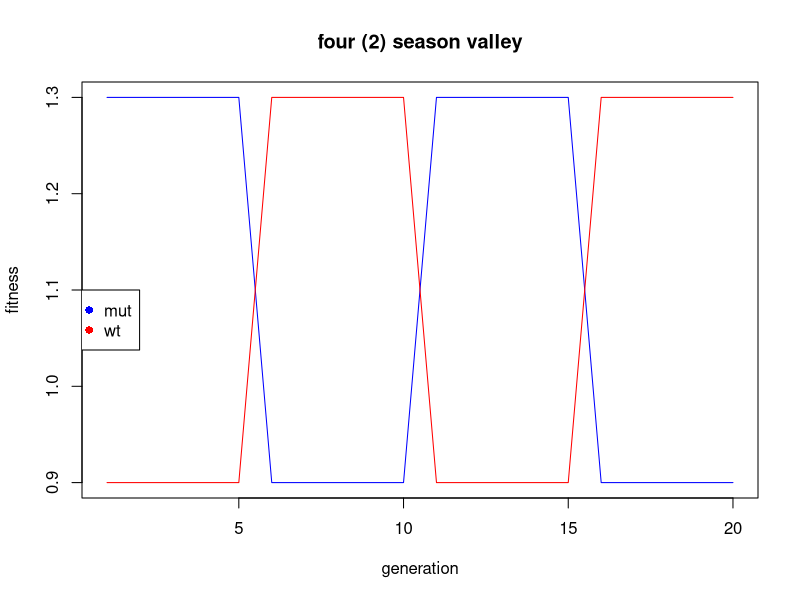
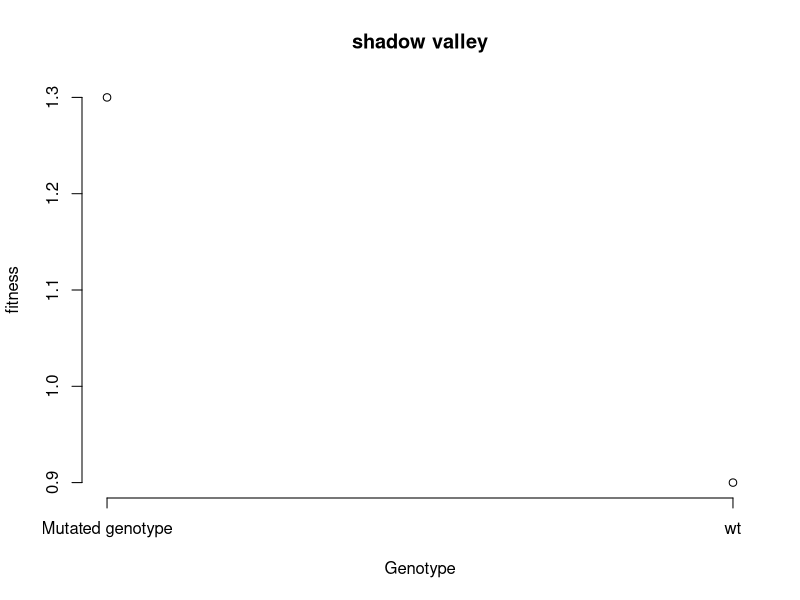

R code for these plots, in order:
simulate_one_gen <- function(N_a, N_A, decay_rate, sel_coeff, mut_rate) {
  # draw offspring according to Poisson distribution
  offsp_a <- rpois(1, N_a * (1-decay_rate))
  offsp_A <- rpois(1, N_A * (1-decay_rate+sel_coeff))
  # draw new mutants according to Poisson distribution
  mut_a_to_A <- rpois(1, offsp_a * mut_rate)
  
  # determine new population sizes of wild type and mutant
  N_a_new <- max(offsp_a - mut_a_to_A, 0)
  N_A_new <-  offsp_A + mut_a_to_A
  
  return(c(N_a_new, N_A_new))
}
simulate_pop <- function(N_init_a, N_init_A, decay_rate, sel_coeff, mut_rate, t_max) {
  # Create the vector in which to save the results
  pop_vector <- c(N_init_a, N_init_A)
  # initiate the variables
  pop_new <- c(N_init_a, N_init_A)
  
  # run the simulation until generation t_max
  for (i in 1:t_max+1) {
    # redefine the current population one generation later
    pop_new <- simulate_one_gen(pop_new[1],pop_new[2], decay_rate, sel_coeff, mut_rate)
    # add the new population sizes to the output vector
    pop_vector <- rbind(pop_vector,pop_new)
    # condition to stop the simulation before t_max: either the population exceeds 1.5 times the original population size, or it goes extinct
    if (pop_new[1]+pop_new[2]>=1.5*(N_init_a+ N_init_A) | pop_new[1]+pop_new[2]==0) break
  }
  
  # define the row and column names of the output vector
  rownames(pop_vector) <- (0:t_max)[1:length(pop_vector[,1])] # note that the vector has to be cut if the simulation stopped early
  colnames(pop_vector) <- c("a","A")
  # return the result
  return(pop_vector)	
}

simulation_length <- 20 #needs to be divisible by 2*fit_flip
fitflip <- 5
season_changes <- simulation_length/(2*fitflip)
fit_shadowA <- 1.3
fit_shadowB <- 0.9
fit_sunA <- 0.9
fit_sunB <- 1.3
x <- seq(0,30,by = 0.1)
fitnessA <- rep(c(rep(fit_shadowA,fitflip),rep(fit_sunA,fitflip)), season_changes)
fitnessB <- rep(c(rep(fit_shadowB,fitflip),rep(fit_sunB,fitflip)), season_changes)
plot(fitnessA, col = "blue", xlab = "generation",ylab = "fitness", type = "l", main = "four (2) season valley")
lines(fitnessB, col = "red")
legend(0,1.1, legend=c("mut","wt"), col = c("blue","red"), pch = 16)
fitnessA <- fit_shadowA
fitnessB <- fit_shadowB

plot(c(fitnessA,fitnessB), ylab = "fitness", axes = F, xlab = "Genotype", main="shadow valley" )
axis(1,at = c(1,2), labels = c("Mutated genotype", "wt"))
axis(2)


